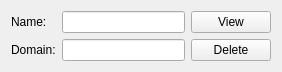
<?xml version="1.0" encoding="UTF-8"?>
<ui version="4.0">
 <class>CookieJar</class>
 <widget class="QWidget" name="CookieJar">
  <property name="geometry">
   <rect>
    <x>0</x>
    <y>0</y>
    <width>282</width>
    <height>72</height>
   </rect>
  </property>
  <property name="windowTitle">
   <string>Form</string>
  </property>
  <layout class="QGridLayout" name="gridLayout">
   <property name="sizeConstraint">
    <enum>QLayout::SetMinimumSize</enum>
   </property>
   <item row="0" column="0">
    <layout class="QGridLayout" name="gridLayout_2">
     <item row="0" column="0">
      <widget class="QLabel" name="label">
       <property name="text">
        <string>Name:</string>
       </property>
      </widget>
     </item>
     <item row="1" column="0">
      <widget class="QLabel" name="label_2">
       <property name="text">
        <string>Domain:</string>
       </property>
      </widget>
     </item>
     <item row="1" column="1">
      <widget class="QLineEdit" name="m_domainLabel">
       <property name="enabled">
        <bool>true</bool>
       </property>
       <property name="readOnly">
        <bool>true</bool>
       </property>
      </widget>
     </item>
     <item row="0" column="1">
      <widget class="QLineEdit" name="m_nameLabel">
       <property name="enabled">
        <bool>true</bool>
       </property>
       <property name="readOnly">
        <bool>true</bool>
       </property>
      </widget>
     </item>
    </layout>
   </item>
   <item row="0" column="1">
    <layout class="QVBoxLayout" name="verticalLayout">
     <item>
      <widget class="QPushButton" name="m_viewButton">
       <property name="text">
        <string>View</string>
       </property>
      </widget>
     </item>
     <item>
      <widget class="QPushButton" name="m_deleteButton">
       <property name="text">
        <string>Delete</string>
       </property>
      </widget>
     </item>
    </layout>
   </item>
  </layout>
 </widget>
 <resources/>
 <connections/>
</ui>
